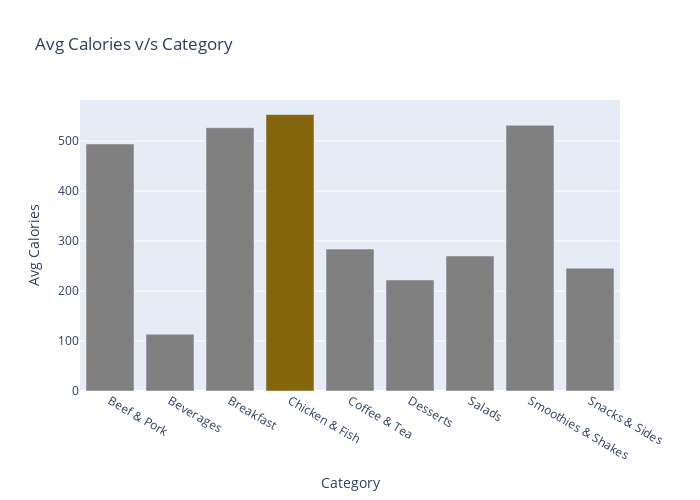

Write notebook code for a chart like this one.
### Code cell
calories=pd.DataFrame(df.groupby('Category')['Calories'].mean())
colors=['gray']*9
colors[3]='#85660D'
fig=go.Figure(data=go.Bar(                #plotly.graph_objects as go
    x=calories.index,
    y=calories['Calories'],
    marker_color=colors
))
fig.update_layout(width=700, height=500, title='Avg Calories v/s Category')
fig.update_xaxes(title='Category')
fig.update_yaxes(title='Avg Calories')
fig.show()
pio.write_html(fig, file="avgCalVsCategory.html", auto_open=True)

### Figure 1 — Plotly figure (JSON) as saved in the notebook; plotly's stock layout.template omitted (floating-point values rounded to 4 significant figures)
{"data": [{"marker": {"color": ["gray", "gray", "gray", "#85660D", "gray", "gray", "gray", "gray", "gray"]}, "type": "bar", "x": ["Beef & Pork", "Beverages", "Breakfast", "Chicken & Fish", "Coffee & Tea", "Desserts", "Salads", "Smoothies & Shakes", "Snacks & Sides"], "y": [494, 113.7, 526.7, 553.0, 283.9, 222.1, 270, 531.4, 245.8]}], "layout": {"height": 500, "title": {"text": "Avg Calories v/s Category"}, "width": 700, "xaxis": {"title": {"text": "Category"}}, "yaxis": {"title": {"text": "Avg Calories"}}}}
